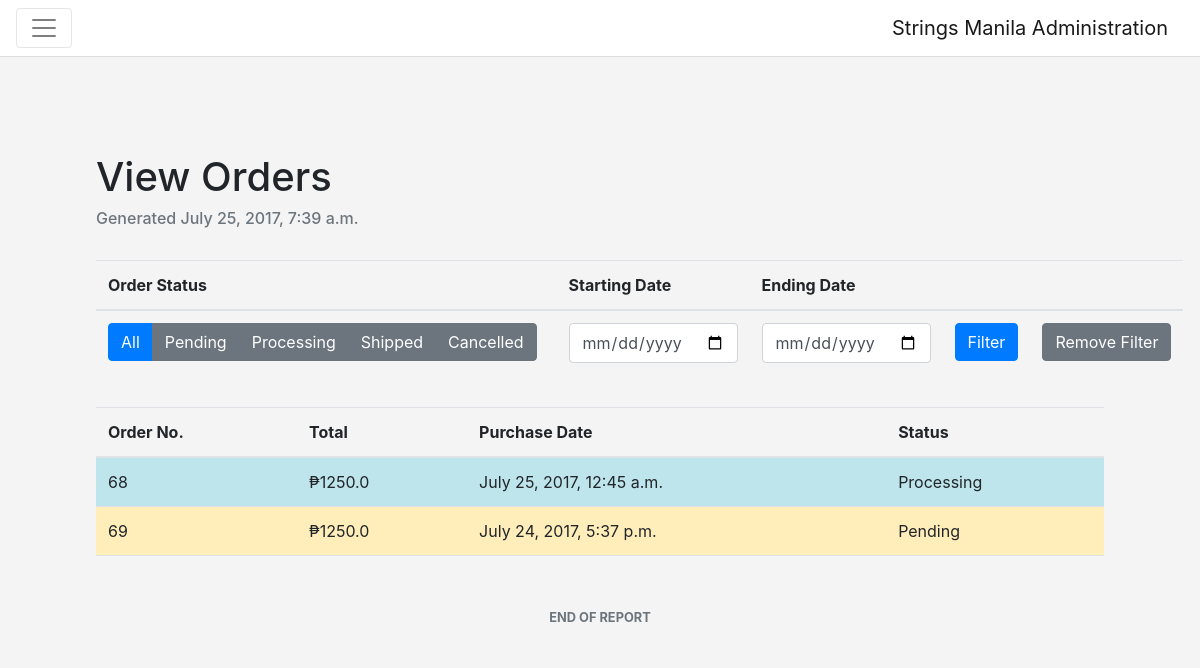
/entity-management/orders-report/ (signed in), run on an earlier commit of the app's database.
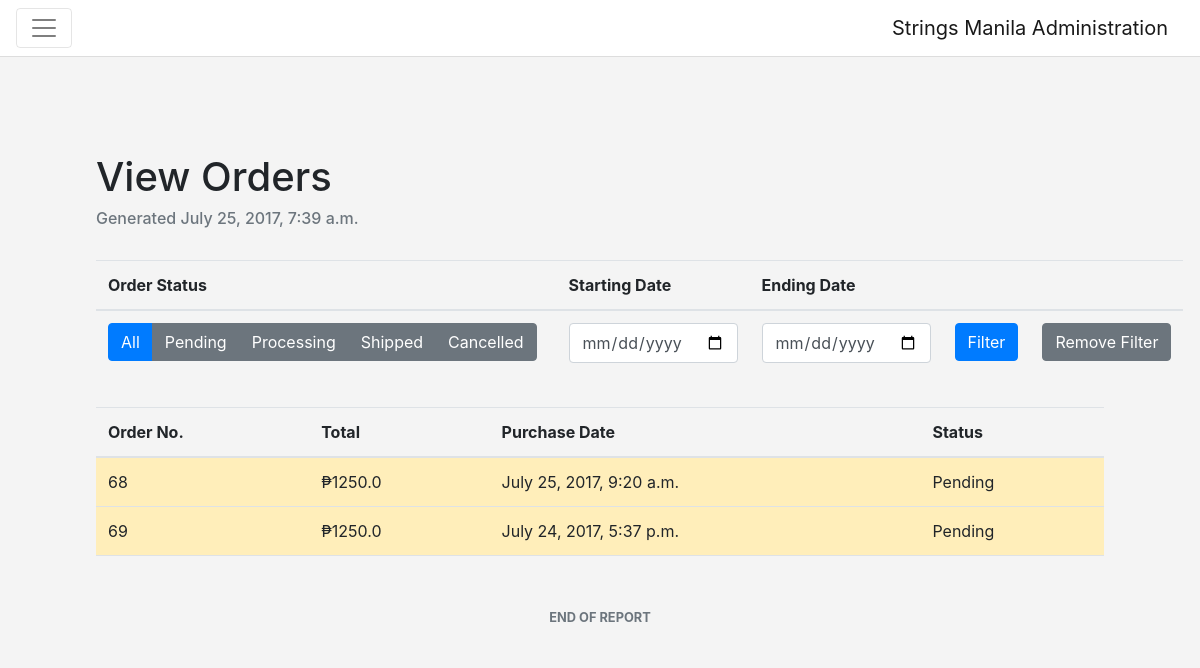
And on a later commit of the database.
### order_management/models.py (models this page shows, shortened)
class Order(Model):
    ORDER_STATUSES = (
        ('P', 'Pending'),
        ('A', 'Processing'),
        ('S', 'Shipped'),
        ('C', 'Cancelled')
    )
    date_ordered = DateTimeField(auto_now=True)
    customer = ForeignKey(Customer, on_delete=CASCADE)
    status = CharField(max_length=2, choices=ORDER_STATUSES, default='P')
    customer_deposit_photo = FileField(blank=True, null=True, default=None)
    customer_payment_date = DateField(null=True, blank=True, default=None)
    payment_verified = BooleanField(default=False)
    @property
    def total_price(self):
        order_items = self.orderlineitems_set.all()
        total_price = 0.00
        for order_item in order_items:
            total_price += float(order_item.line_price)
        return total_price

class OrderLineItems(Model):
    product = ForeignKey(Product, on_delete=CASCADE)
    quantity = PositiveIntegerField()
    parent_order = ForeignKey(Order, on_delete=CASCADE)
    @property
    def line_price(self):
        date_ordered = self.parent_order.date_ordered
        price = self.product.price_for_date(date=date_ordered)
        return float(price) * float(self.quantity)

### entity_management/models.py (models this page shows, shortened)
class Product(Model):
    name = CharField(max_length=64)
    description = CharField(max_length=256)
    photo = FileField(null=True, blank=True, default="/static/images/product.png")
    stall = ForeignKey(Stall, on_delete=CASCADE)
    quantity = PositiveIntegerField(default=0)
    is_active = BooleanField(default=True)
    def price_for_date(self, date):
        price_histories = self.pricehistory_set.filter(effective_from__lte=date).order_by("-effective_from")
        return price_histories[0].price

class PriceHistory(Model):
    product = ForeignKey(Product)
    price = DecimalField(decimal_places=2, max_digits=10)
    effective_from = DateTimeField(auto_now_add=True)

### entity_management/views.py (the view, shortened to what this page needs)
class OrderReportView(View):
    @staticmethod
    @login_required
    @admin_required
    def get(request):
        context = make_context(request)
        current_date = datetime.now()
        start_date = request.GET.get('start_date', None)
        end_date = request.GET.get('end_date', None)
        date_is_conflict = False
        orders = Order.objects.all()
        context.update({
            "orders": orders,
            "selected_type": "All",
            "current_date": current_date,
            "date_is_conflict": date_is_conflict,
        })
        return render(request, 'orders_report.html', context)

### entity_management/views.py (called while the page is built, shortened)
def make_context(request, active_stall=None, include_stalls_and_products=False):
    username = request.user.username
    context = {
        "username": username
    }
    return context

### templates/orders_report.html (shortened to what this page needs)
<!DOCTYPE html>
<html lang="en">
<head>
    {% include 'bootstrap.html' %}
    {% load static %}
    <link rel="stylesheet" href="{% static 'css/entity_management.css' %}">
    <link rel="stylesheet" href="{% static 'css/general.css' %}">
</head>
<body>
{% include 'entity_nav.html' %}
<div id="content" class="p-5 m-5">
    <h1>View Orders</h1>
    <h6 class="text-muted">Generated {{ current_date }}</h6>
    <br>
    <div class="d-flex">
        <div class="mb-3">
            <table class="table">
                <thead>
                <tr>
                    <th>Order Status</th>
                </tr>
                </thead>
                <tbody>
                <tr>
                    <td>
                        <div class="btn-group mr-2" role="group" aria-label="First group">
                            {% if selected_type == "All" %}
                                <a href="/entity-management/orders-report/" class="btn btn-primary">All</a>
                            {% else %}
                                <a href="/entity-management/orders-report/" class="btn btn-secondary">All</a>
                            {% endif %}
                            {% if selected_type == "Pending" %}
                                <a href="/entity-management/orders-report/pending/" class="btn btn-warning">Pending</a>
                            {% else %}
                                <a href="/entity-management/orders-report/pending/"
                                   class="btn btn-secondary">Pending</a>
                            {% endif %}
                            {% if selected_type == "Processing" %}
                                <a href="/entity-management/orders-report/processing/"
                                   class="btn btn-info">Processing</a>
                            {% else %}
                                <a href="/entity-management/orders-report/processing/" class="btn btn-secondary">Processing</a>
                            {% endif %}
                            {% if selected_type == "Shipped" %}
                                <a href="/entity-management/orders-report/shipped/" class="btn btn-success">Shipped</a>
                            {% else %}
                                <a href="/entity-management/orders-report/shipped/"
                                   class="btn btn-secondary">Shipped</a>
                            {% endif %}
                            {% if selected_type == "Cancelled" %}
                                <a href="/entity-management/orders-report/cancelled/"
                                   class="btn btn-danger">Cancelled</a>
                            {% else %}
                                <a href="/entity-management/orders-report/cancelled/" class="btn btn-secondary">Cancelled</a>
                            {% endif %}
                        </div>
                    </td>
                </tr>
                </tbody>
            </table>
        </div>
        <br>
        <div class="mb-3">
            <form method="GET" class="form-group">
                <table class="table">
                    <thead>
                    <tr>
                        <th>Starting Date</th>
                        <th>Ending Date</th>
                        <th></th>
                        <th></th>
                    </tr>
                    </thead>
                    <tbody>
                    <tr>
                        <td>
                            <input class="form-control" type="date" id="start-date-input" name="start_date">
                        </td>
                        <td>
                            <input class="form-control" type="date" id="end-date-input" name="end_date">
                        </td>
                        <td>
                            <button class="btn btn-primary">Filter</button>
                        </td>
                        <td>
                            <a href="/entity-management/orders-report/" class="btn btn-secondary">Remove Filter</a>
                        </td>
                    </tr>
                    </tbody>
                </table>
            </form>
        </div>
    </div>
    {% if orders %}
        <table class="table table-striped table-hover">
            <thead>
            <tr>
                <th>Order No.</th>
                <th>Total</th>
                <th>Purchase Date</th>
                <th>Status</th>
            </tr>
            </thead>
            <tbody>
            {% if orders %}
                {% for order in orders %}
                    {% if order.status == "P" %}
                        <tr class="clickable-row table-warning" data-toggle="modal"
                            data-target="#order-details-{{ order.id }}">
                            {% elif order.status == "S" %}
                        <tr class="clickable-row table-success" data-toggle="modal"
                            data-target="#order-details-{{ order.id }}">
                            {% elif order.status == "A" %}
                        <tr class="clickable-row table-info" data-toggle="modal"
                            data-target="#order-details-{{ order.id }}">
                            {% else %}
                        <tr class="clickable-row table-danger" data-toggle="modal"
                            data-target="#order-details-{{ order.id }}">
                    {% endif %}
                <td>{{ order.id }}</td>
                <td>₱{{ order.total_price }}</td>
                <td>{{ order.date_ordered }}</td>
                <td>{{ order.get_status_display }}</td>
                </tr>
                {% endfor %}
            {% endif %}
            </tbody>
            <tfoot>
            <tr>
                <td colspan="4" class="text-center text-muted pt-5">
                    <small>
                        <b>END OF REPORT</b>
                    </small>
                </td>
            </tr>
            </tfoot>
        </table>
    {% endif %}
</div>
</body>
</html>

### templates/bootstrap.html (shortened to what this page needs)
<link rel="stylesheet"
      href="https://maxcdn.bootstrapcdn.com/bootstrap/4.0.0-alpha.6/css/bootstrap.min.css"
>

### templates/entity_nav.html (shortened to what this page needs)
<!DOCTYPE html>
<html lang="en">
<head>
</head>
<body>
<nav class="navbar navbar-toggleable-md navbar-light" id="navigation-bar">
    <button class="navbar-toggler navbar-toggler-right" type="button" data-toggle="collapse"
            data-target="#navbarSupportedContent" aria-controls="navbarSupportedContent" aria-expanded="false"
            aria-label="Toggle navigation">
        <span class="navbar-toggler-icon"></span>
    </button>
    <a class="navbar-brand mb-0" href="/entity-management/">Strings Manila Administration</a>
</nav>
</body>
</html>

### static/css/entity_management.css (style rules this page uses)
body { background-color : #f4f4f4; }
#navigation-bar { border-bottom : 0.25px solid #dddddd; background : white; }

What changed in the data, as far as the page shows it:
changed Order id 68: date_ordered "July 25, 2017, 12:45 a.m." → "July 25, 2017, 9:20 a.m."; status "Processing" → "Pending"
